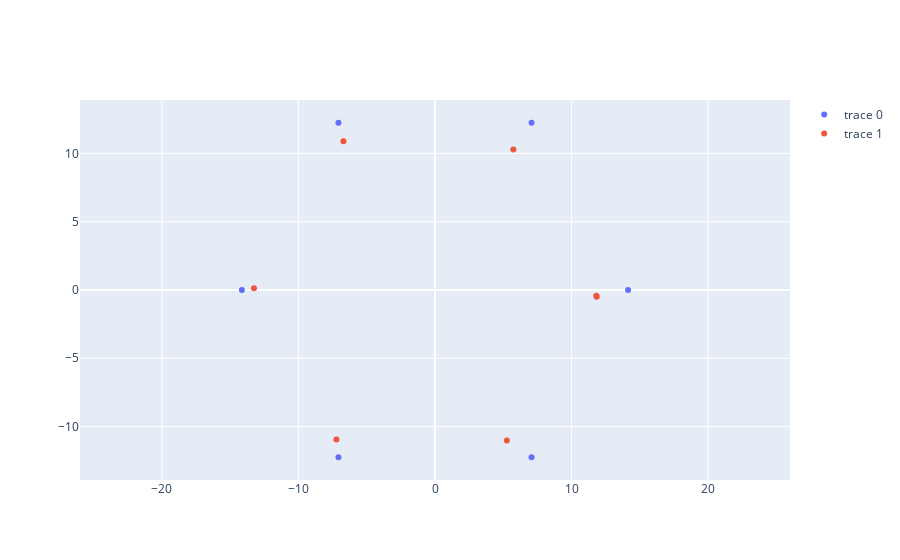

This figure's notebook cell:
### Code cell
a = 0
b = 1

measured2D = go.Scatter(x=locpred[:,a], y=locpred[:,b], mode='markers')
calc2D = go.Scatter(x=locact[:,a], y=locact[:,b], mode='markers')
fig2 = go.Figure(data=[calc2D, measured2D])
fig2.update_yaxes(scaleanchor='x')
fig2.show()

### Figure 1 — Plotly figure (JSON) as saved in the notebook; plotly's stock layout.template omitted (floating-point values rounded to 4 significant figures)
{"data": [{"mode": "markers", "type": "scatter", "x": [14.14, 7.071, -7.071, -14.14, -7.071, 7.071], "y": [0, 12.25, 12.25, 1.732e-15, -12.25, -12.25]}, {"mode": "markers", "type": "scatter", "x": [11.81, 5.74, -6.705, -13.25, -7.219, 5.26, 11.84], "y": [-0.4261, 10.29, 10.9, 0.13, -10.94, -11.01, -0.4891]}], "layout": {"yaxis": {"scaleanchor": "x"}}}
